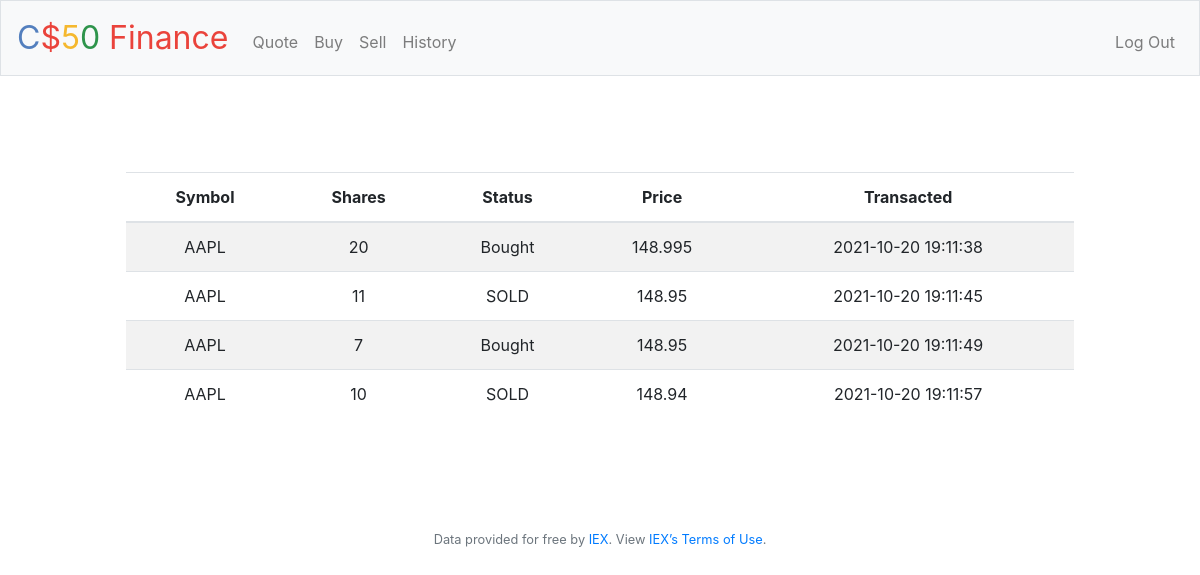
The app's page /history (signed in) with its own data.
### tables this page shows
CREATE TABLE account (user_id INTEGER, stock_name TEXT, stock_price INTEGER , stock_shares INTEGER, stock_symbol TEXT, Timestamp DATETIME DEFAULT CURRENT_TIMESTAMP, status TEXT, FOREIGN KEY(user_id) REFERENCES users(id));

### application.py (the view)
@app.route("/history")
@login_required
def history():
    shares = db.execute(
        "SELECT stock_shares, status, stock_symbol, stock_price, Timestamp FROM account WHERE user_id = ?", session["user_id"])
    return render_template("history.html", shares=shares)
    return apology("TODO/ route(history)")

### application.py (called while the page is built)
@app.after_request
def after_request(response):
    response.headers["Cache-Control"] = "no-cache, no-store, must-revalidate"
    response.headers["Expires"] = 0
    response.headers["Pragma"] = "no-cache"
    return response

### helpers.py (called while the page is built)
def login_required(f):
    @wraps(f)
    def decorated_function(*args, **kwargs):
        if session.get("user_id") is None:
            return redirect("/login")
        return f(*args, **kwargs)
    return decorated_function

### templates/history.html (shortened to what this page needs)
{% extends "layout.html" %}
{% block main %}
<main class="container p-5">
    <table class="table table-striped">
        <thead>
            <tr>
                <th>Symbol</th>
                <th>Shares</th>
                <th>Status</th>
                <th>Price</th>
                <th>Transacted</th>
            </tr>
        </thead>
        <tbody>
            {% for share in shares %}
                <tr>
                    <td> {{ share.stock_symbol }} </td>
                    <td> {{ share.stock_shares }} </td>
                    <td> {{ share.status }} </td>
                    <td> {{ share.stock_price }} </td>
                    <td> {{ share.Timestamp }} </td>
                </tr>
            {% endfor %}
        </tbody>
    </table>
</main>
{% endblock %}

### static/styles.css (style rules this page uses)
main { overflow-x: auto; text-align: center; }

### records on screen
account: stock_symbol "AAPL", stock_shares "20", status "Bought", stock_price "148.995", Timestamp "2021-10-20 19:11:38"
account: stock_symbol "AAPL", stock_shares "11", status "SOLD", stock_price "148.95", Timestamp "2021-10-20 19:11:45"
account: stock_symbol "AAPL", stock_shares "7", status "Bought", stock_price "148.95", Timestamp "2021-10-20 19:11:49"
account: stock_symbol "AAPL", stock_shares "10", status "SOLD", stock_price "148.94", Timestamp "2021-10-20 19:11:57"
